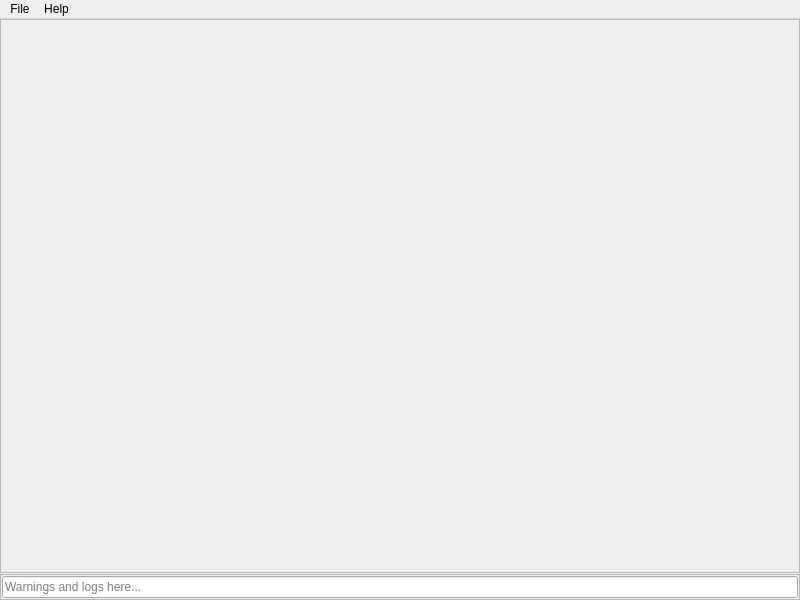
<?xml version="1.0" encoding="UTF-8"?>
<ui version="4.0">
 <class>MainWindow</class>
 <widget class="QMainWindow" name="MainWindow">
  <property name="geometry">
   <rect>
    <x>0</x>
    <y>0</y>
    <width>800</width>
    <height>600</height>
   </rect>
  </property>
  <property name="windowTitle">
   <string>MainWindow</string>
  </property>
  <widget class="QWidget" name="centralwidget">
   <layout class="QVBoxLayout" name="verticalLayout_3">
    <property name="spacing">
     <number>1</number>
    </property>
    <property name="leftMargin">
     <number>0</number>
    </property>
    <property name="topMargin">
     <number>0</number>
    </property>
    <property name="rightMargin">
     <number>0</number>
    </property>
    <property name="bottomMargin">
     <number>0</number>
    </property>
    <item>
     <widget class="QFrame" name="file_viewer_main_frame">
      <property name="frameShape">
       <enum>QFrame::StyledPanel</enum>
      </property>
      <property name="frameShadow">
       <enum>QFrame::Raised</enum>
      </property>
      <layout class="QVBoxLayout" name="verticalLayout">
       <property name="spacing">
        <number>1</number>
       </property>
       <property name="leftMargin">
        <number>1</number>
       </property>
       <property name="topMargin">
        <number>20</number>
       </property>
       <property name="rightMargin">
        <number>1</number>
       </property>
       <property name="bottomMargin">
        <number>1</number>
       </property>
      </layout>
     </widget>
    </item>
    <item>
     <widget class="QFrame" name="log_frame">
      <property name="sizePolicy">
       <sizepolicy hsizetype="Preferred" vsizetype="Fixed">
        <horstretch>0</horstretch>
        <verstretch>0</verstretch>
       </sizepolicy>
      </property>
      <property name="frameShape">
       <enum>QFrame::StyledPanel</enum>
      </property>
      <property name="frameShadow">
       <enum>QFrame::Raised</enum>
      </property>
      <layout class="QVBoxLayout" name="verticalLayout_2">
       <property name="spacing">
        <number>1</number>
       </property>
       <property name="leftMargin">
        <number>1</number>
       </property>
       <property name="topMargin">
        <number>1</number>
       </property>
       <property name="rightMargin">
        <number>1</number>
       </property>
       <property name="bottomMargin">
        <number>1</number>
       </property>
       <item>
        <widget class="QLineEdit" name="log_lineEdit">
         <property name="readOnly">
          <bool>true</bool>
         </property>
         <property name="placeholderText">
          <string>Warnings and logs here...</string>
         </property>
        </widget>
       </item>
      </layout>
     </widget>
    </item>
   </layout>
  </widget>
  <widget class="QMenuBar" name="file_viewer_menubar">
   <property name="geometry">
    <rect>
     <x>0</x>
     <y>0</y>
     <width>800</width>
     <height>26</height>
    </rect>
   </property>
   <widget class="QMenu" name="menuFile">
    <property name="title">
     <string>File</string>
    </property>
    <addaction name="actionOpen"/>
    <addaction name="actionNew"/>
    <addaction name="actionSave"/>
    <addaction name="actionSave_as"/>
    <addaction name="actionClose"/>
   </widget>
   <widget class="QMenu" name="menuHelp">
    <property name="title">
     <string>Help</string>
    </property>
    <addaction name="actionAbout"/>
   </widget>
   <addaction name="menuFile"/>
   <addaction name="menuHelp"/>
  </widget>
  <action name="actionOpen">
   <property name="text">
    <string>Open</string>
   </property>
  </action>
  <action name="actionNew">
   <property name="text">
    <string>New</string>
   </property>
  </action>
  <action name="actionSave">
   <property name="text">
    <string>Save</string>
   </property>
  </action>
  <action name="actionSave_as">
   <property name="text">
    <string>Save as</string>
   </property>
  </action>
  <action name="actionClose">
   <property name="text">
    <string>Close</string>
   </property>
  </action>
  <action name="actionAbout">
   <property name="text">
    <string>About</string>
   </property>
  </action>
 </widget>
 <resources/>
 <connections/>
</ui>
